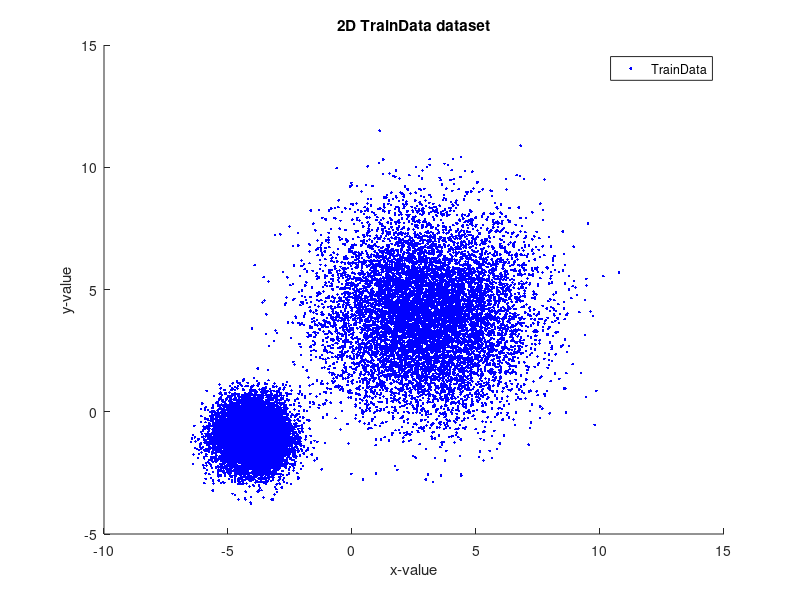

Write the MATLAB code that produced this figure.
%select number of samples for each set
samples1 = 10000;
samples2 = 10000;

%define the mean for each set
meanSet1 = [-4 -1]';
meanSet2 = [3 4]';

%define the standard deviation for each set 
stanDevSet1 = 0.75;
stanDevSet2 = 2;

%Create a Matrix of 2 X samples (2xn) with the specified mean and standard 
%deviation using 'standardDeviation * randn(2,n) + mean;' for each data set
dataSet1 = stanDevSet1 * randn(2,samples1) + meanSet1;
dataSet2 = stanDevSet2 * randn(2,samples2) + meanSet2;

%Concatenate the two sets into a single dataset
TrainData = [dataSet1; dataSet2];

%Define the x and y values for the 4 dimensions
x1 = TrainData(1,:);
y1 = TrainData(2,:);
x2 = TrainData(3,:);
y2 = TrainData(4,:);
%Plot both sets of coordinates 
figure
hold on
plot(x1,y1,'b.');
plot(x2,y2,'b.');
title('2D TrainData dataset');
xlabel('x-value');
ylabel('y-value');
legend('TrainData');  